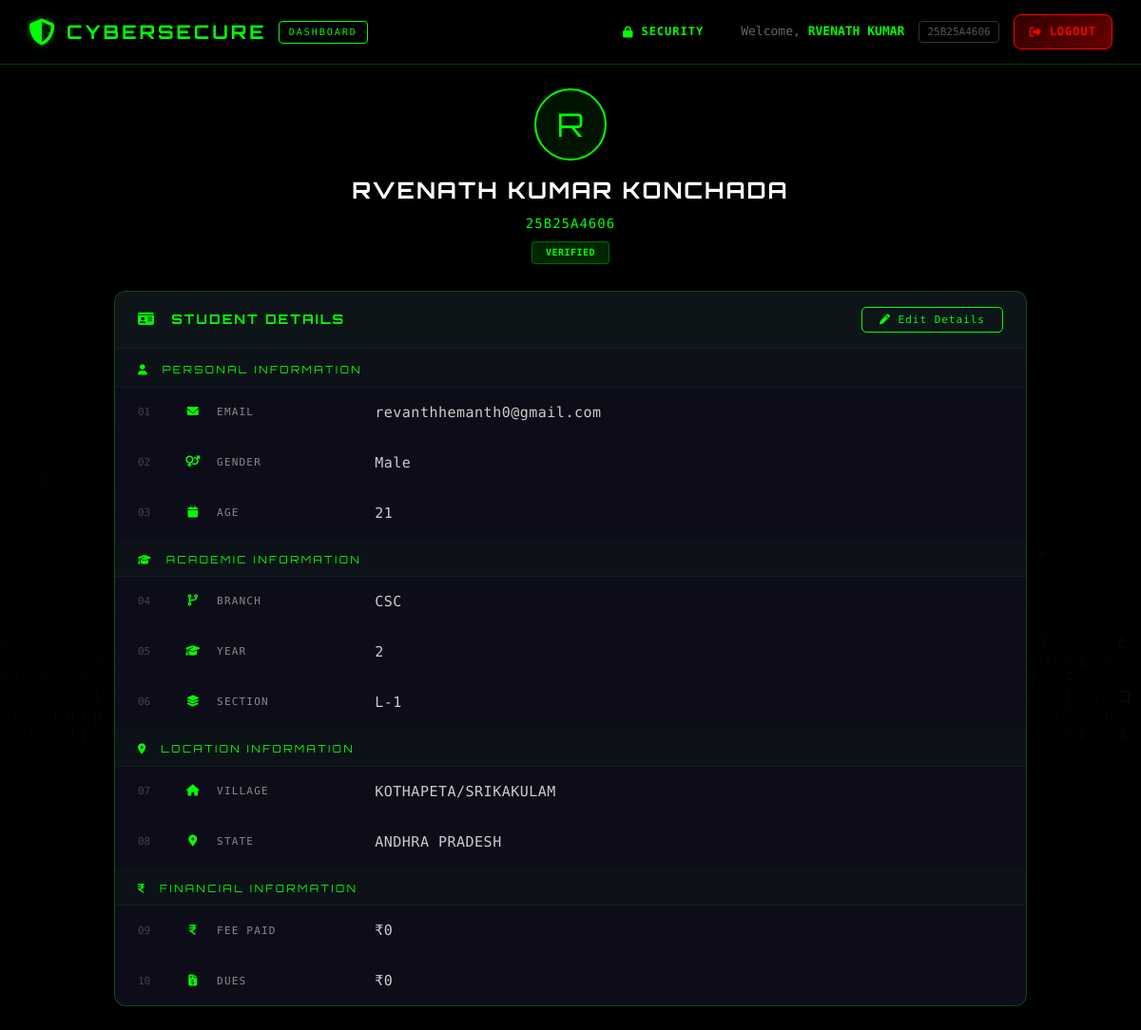
Page /dashboard (signed in) on the committed database.
### tables this page shows
CREATE TABLE students (
            student_id VARCHAR(20) PRIMARY KEY,
            first_name VARCHAR(50) NOT NULL,
            last_name VARCHAR(50) NOT NULL,
            email VARCHAR(100) UNIQUE NOT NULL,
            password_hash VARCHAR(255) NOT NULL,
            sex VARCHAR(10),
            age INTEGER,
            branch VARCHAR(50),
            year INTEGER,
            section VARCHAR(10),
            village VARCHAR(100),
            state VARCHAR(100),
            is_verified INTEGER DEFAULT 0,
            is_locked INTEGER DEFAULT 0,
            locked_until TIMESTAMP,
            created_at TIMESTAMP DEFAULT CURRENT_TIMESTAMP
        , fee REAL DEFAULT 0, dues REAL DEFAULT 0);

### dashboard.py (the view)
@dashboard_bp.route('/dashboard')
@login_required
def home():
    student_id = session.get('student_id')
    student_name = session.get('student_name', 'User')
    db = get_db()
    try:
        student = db.execute(
            'SELECT * FROM students WHERE student_id = ?', (student_id,)
        ).fetchone()
        return render_template('dashboard.html',
            student_name=student_name,
            student_id=student_id,
            student=student
        )
    finally:
        db.close()

### dashboard.py (called while the page is built)
def login_required(f):
    @wraps(f)
    def decorated(*args, **kwargs):
        if not session.get('logged_in'):
            return redirect(url_for('auth.login'))
        return f(*args, **kwargs)
    return decorated

### models.py (called while the page is built)
def get_db():
    conn = sqlite3.connect(Config.DATABASE)
    conn.row_factory = sqlite3.Row
    conn.execute("PRAGMA journal_mode=WAL")
    conn.execute("PRAGMA foreign_keys=ON")
    return conn

### templates/dashboard.html (shortened to what this page needs)
{% extends "base.html" %}
{% block content %}
<div class="dashboard-wrapper">
    <nav class="cyber-nav">
        <div class="nav-brand">
            <i class="fas fa-shield-halved nav-shield"></i>
            <span class="nav-title">CYBERSECURE</span>
            <span class="nav-badge">DASHBOARD</span>
        </div>
        <div class="nav-user">
            <a href="{{ url_for('dashboard.security_center') }}" class="cyber-btn cyber-btn-small" style="margin-right:8px;">
                <i class="fas fa-lock"></i> Security
            </a>
            <span class="nav-greeting">Welcome, <strong>{{ student_name }}</strong></span>
            <span class="nav-id">{{ student_id }}</span>
            <a href="{{ url_for('auth.logout') }}" class="cyber-btn cyber-btn-small cyber-btn-danger">
                <i class="fas fa-sign-out-alt"></i> Logout
            </a>
        </div>
    </nav>
    <div class="dash-content">
        {% if student %}
        <div class="main-heading">
            <div class="avatar">{{ (student.first_name or '?')[0] }}</div>
            <h1>{{ student.first_name }} {{ student.last_name }}</h1>
            <div class="sid">{{ student.student_id }}</div>
            <span class="v-badge {{ 'badge-yes' if student.is_verified else 'badge-no' }}">
                {{ 'VERIFIED' if student.is_verified else 'NOT VERIFIED' }}
            </span>
        </div>
        <div class="details-panel">
            <div class="details-panel-header">
                <h3><i class="fas fa-id-card"></i> STUDENT DETAILS</h3>
                <button class="btn-card-edit" onclick="requestEdit('{{ student.student_id }}')">
                    <i class="fas fa-pen"></i> Edit Details
                </button>
            </div>
            <table class="details-table">
                <tr class="section-row">
                    <td colspan="3"><i class="fas fa-user"></i> PERSONAL INFORMATION</td>
                </tr>
                <tr>
                    <td class="serial-cell">01</td>
                    <td class="label-cell"><i class="fas fa-envelope"></i> Email</td>
                    <td class="value-cell">{{ student.email or '—' }}</td>
                </tr>
                <tr>
                    <td class="serial-cell">02</td>
                    <td class="label-cell"><i class="fas fa-venus-mars"></i> Gender</td>
                    <td class="value-cell">{{ student.sex or '—' }}</td>
                </tr>
                <tr>
                    <td class="serial-cell">03</td>
                    <td class="label-cell"><i class="fas fa-calendar"></i> Age</td>
                    <td class="value-cell">{{ student.age or '—' }}</td>
                </tr>
                <tr class="section-row">
                    <td colspan="3"><i class="fas fa-graduation-cap"></i> ACADEMIC INFORMATION</td>
                </tr>
                <tr>
                    <td class="serial-cell">04</td>
                    <td class="label-cell"><i class="fas fa-code-branch"></i> Branch</td>
                    <td class="value-cell">{{ student.branch or '—' }}</td>
                </tr>
                <tr>
                    <td class="serial-cell">05</td>
                    <td class="label-cell"><i class="fas fa-graduation-cap"></i> Year</td>
                    <td class="value-cell">{{ student.year or '—' }}</td>
                </tr>
                <tr>
                    <td class="serial-cell">06</td>
                    <td class="label-cell"><i class="fas fa-layer-group"></i> Section</td>
                    <td class="value-cell">{{ student.section or '—' }}</td>
                </tr>
                <tr class="section-row">
                    <td colspan="3"><i class="fas fa-map-marker-alt"></i> LOCATION INFORMATION</td>
                </tr>
                <tr>
                    <td class="serial-cell">07</td>
                    <td class="label-cell"><i class="fas fa-home"></i> Village</td>
                    <td class="value-cell">{{ student.village or '—' }}</td>
                </tr>
                <tr>
                    <td class="serial-cell">08</td>
                    <td class="label-cell"><i class="fas fa-map-marker-alt"></i> State</td>
                    <td class="value-cell">{{ student.state or '—' }}</td>
                </tr>
                <tr class="section-row">
                    <td colspan="3"><i class="fas fa-indian-rupee-sign"></i> FINANCIAL INFORMATION</td>
                </tr>
                <tr>
                    <td class="serial-cell">09</td>
                    <td class="label-cell"><i class="fas fa-indian-rupee-sign"></i> Fee Paid</td>
                    <td class="value-cell fee-val">₹{{ "%.0f"|format(student.fee or 0) }}</td>
                </tr>
                <tr>
                    <td class="serial-cell">10</td>
                    <td class="label-cell"><i class="fas fa-file-invoice-dollar"></i> Dues</td>
                    <td class="value-cell {{ 'dues-val' if (student.dues or 0) > 0 else 'dues-zero' }}">₹{{ "%.0f"|format(student.dues or 0) }}</td>
                </tr>
            </table>
        </div>
        {% else %}
        <div class="empty-state">
            <i class="fas fa-user-slash"></i>
            <p>Student record not found.</p>
        </div>
        {% endif %}
    </div>
</div>
{% endblock %}

### static/css/style.css (style rules this page uses)
:root { --bg-primary: #000000; --bg-secondary: #0a0a0f; --bg-card: #0d0d1a; --bg-input: #111122; --neon-green: #00FF00; --neon-green-dim: #00cc00; --neon-green-glow: rgba(0, 255, 0, 0.3); --neon-blue: #00BFFF; --text-primary: #00FF00; --text-secondary: #00cc88; --text-muted: #666; --text-light: #ccc; --danger: #FF0000; --danger-dim: #cc0000; --warning: #FFA500; --warning-dim: #cc8400; --medium: #FFD700; --border-color: #00FF0040; --border-glow: 0 0 10px rgba(0, 255, 0, 0.2); --font-mono: 'Share Tech Mono', 'Courier New', monospace; --font-display: 'Orbitron', sans-serif; }
*, *::before, *::after { margin: 0; padding: 0; box-sizing: border-box; }
html { scroll-behavior: smooth; }
body { background: var(--bg-primary); color: var(--text-primary); font-family: var(--font-mono); min-height: 100vh; overflow-x: hidden; line-height: 1.6; }
a { color: var(--neon-green); text-decoration: none; transition: all 0.3s; }
.cyber-btn { display: inline-flex; align-items: center; justify-content: center; gap: 8px; padding: 14px 28px; border: none; border-radius: 8px; font-family: var(--font-mono); font-size: 14px; font-weight: bold; letter-spacing: 1px; cursor: pointer; transition: all 0.3s; text-transform: uppercase; }
.cyber-btn-danger { background: linear-gradient(135deg, #330000, #660000); color: var(--danger); border: 1px solid var(--danger); }
.cyber-btn-small { padding: 8px 16px; font-size: 12px; }
.dashboard-wrapper { min-height: 100vh; }
.cyber-nav { display: flex; justify-content: space-between; align-items: center; padding: 15px 30px; background: rgba(0, 0, 0, 0.8); border-bottom: 1px solid var(--border-color); backdrop-filter: blur(10px); position: sticky; top: 0; z-index: 100; }
.nav-brand { display: flex; align-items: center; gap: 12px; }
.nav-shield { font-size: 28px; color: var(--neon-green); text-shadow: 0 0 10px var(--neon-green-glow); animation: pulseGreen 2s ease-in-out infinite; }
.nav-title { font-family: var(--font-display); font-size: 20px; color: var(--neon-green); letter-spacing: 3px; font-weight: 700; }
.nav-badge { font-size: 10px; padding: 3px 10px; border: 1px solid var(--neon-green); border-radius: 4px; color: var(--neon-green); letter-spacing: 2px; }
.nav-user { display: flex; align-items: center; gap: 15px; }
.nav-greeting { color: var(--text-muted); font-size: 13px; }
.nav-greeting strong { color: var(--neon-green); }
.nav-id { font-size: 11px; color: #555; padding: 2px 8px; border: 1px solid #333; border-radius: 4px; }

### rows in the picture
students: first_name "RVENATH KUMAR", first_name "R", last_name "KONCHADA", student_id "25B25A4606", is_verified "VERIFIED", email "revanthhemanth0@gmail.com", sex "Male", age "21", branch "CSC", year "2", section "L-1", village "KOTHAPETA/SRIKAKULAM", state "ANDHRA PRADESH", fee "0", dues "0"

### other values in the picture
{{ student_id }} "25B25A4606"
